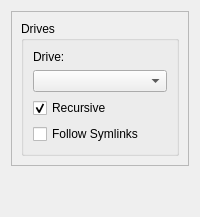
      <widget class="QWidget" name="drives">
       <attribute name="title">
        <string>Drive</string>
       </attribute>
       <attribute name="toolTip">
        <string>Image a mounted drive.</string>
       </attribute>
       <layout class="QVBoxLayout" name="verticalLayout_4">
        <item>
         <widget class="QFrame" name="drivesFrame">
          <property name="sizePolicy">
           <sizepolicy hsizetype="Preferred" vsizetype="Preferred">
            <horstretch>0</horstretch>
            <verstretch>0</verstretch>
           </sizepolicy>
          </property>
          <property name="frameShape">
           <enum>QFrame::StyledPanel</enum>
          </property>
          <property name="frameShadow">
           <enum>QFrame::Raised</enum>
          </property>
          <layout class="QVBoxLayout" name="verticalLayout_6">
           <item>
            <widget class="QGroupBox" name="driveGroupBox">
             <property name="title">
              <string>Drives</string>
             </property>
             <layout class="QVBoxLayout" name="verticalLayout_5">
              <item>
               <widget class="QLabel" name="drivesTitleLabel">
                <property name="text">
                 <string>Drive:</string>
                </property>
               </widget>
              </item>
              <item>
               <widget class="QComboBox" name="drivesComboBox">
                <property name="toolTip">
                 <string>Connected drives.</string>
                </property>
               </widget>
              </item>
              <item>
               <widget class="QCheckBox" name="drivesRecursiveCheckBox">
                <property name="toolTip">
                 <string>Recurively image directories.</string>
                </property>
                <property name="text">
                 <string>Recursive</string>
                </property>
                <property name="checked">
                 <bool>true</bool>
                </property>
               </widget>
              </item>
              <item>
               <widget class="QCheckBox" name="drivesFollowSymlinksCheckbox">
                <property name="toolTip">
                 <string>Follow symlinks or not.</string>
                </property>
                <property name="text">
                 <string>Follow Symlinks</string>
                </property>
               </widget>
              </item>
             </layout>
            </widget>
           </item>
          </layout>
         </widget>
        </item>
        <item>
         <spacer name="verticalSpacer_2">
          <property name="orientation">
           <enum>Qt::Vertical</enum>
          </property>
          <property name="sizeHint" stdset="0">
           <size>
            <width>20</width>
            <height>40</height>
           </size>
          </property>
         </spacer>
        </item>
       </layout>
      </widget>
